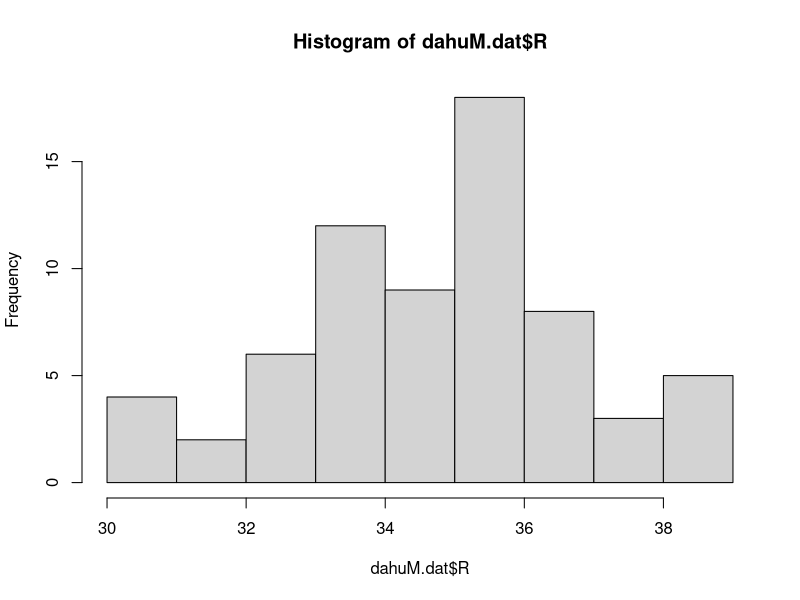
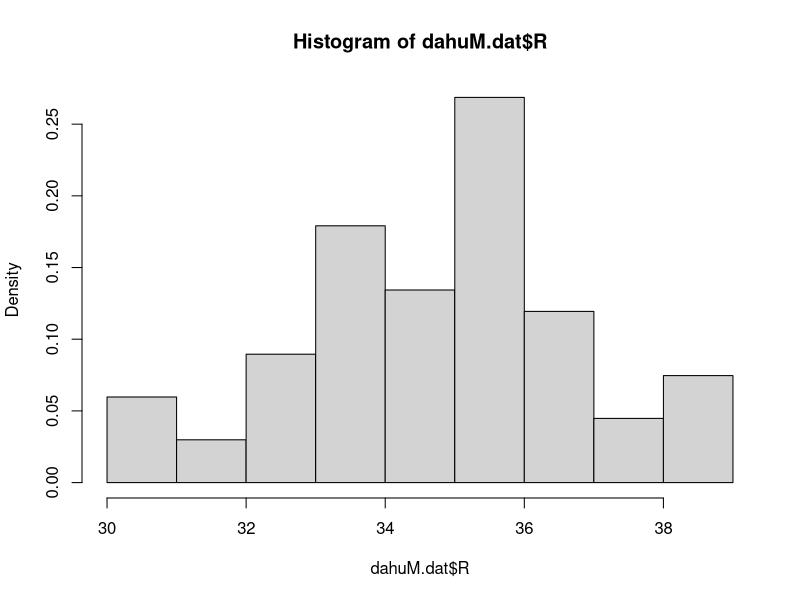
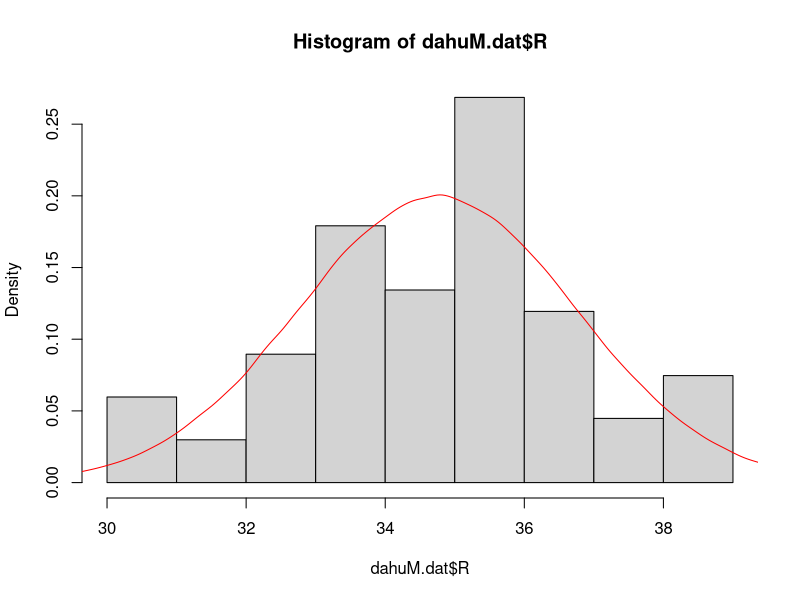
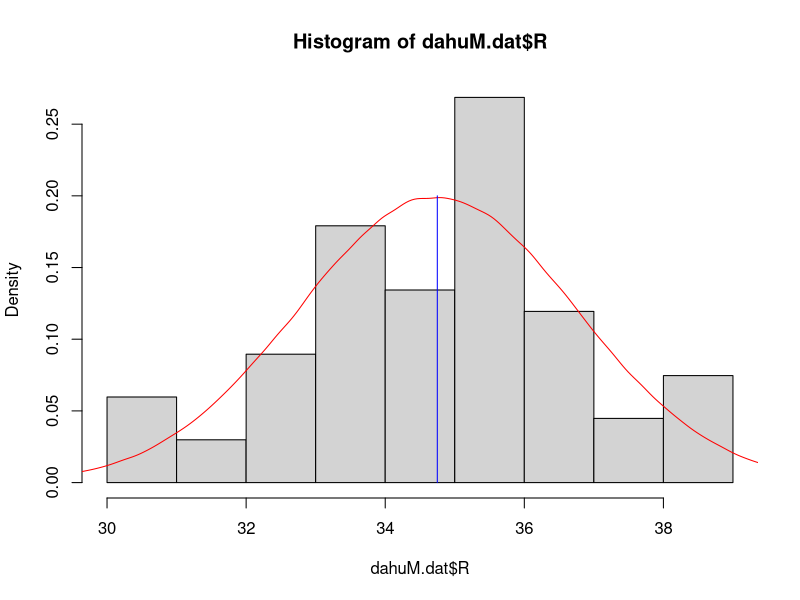
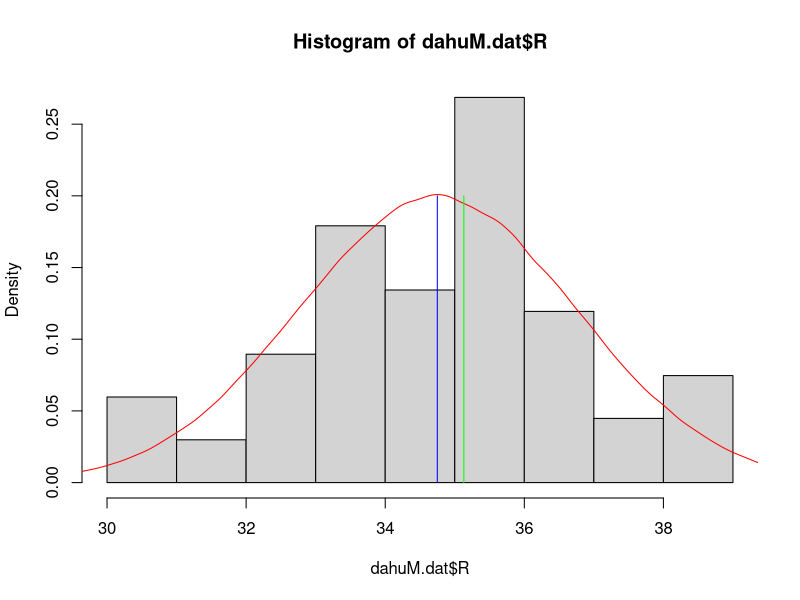
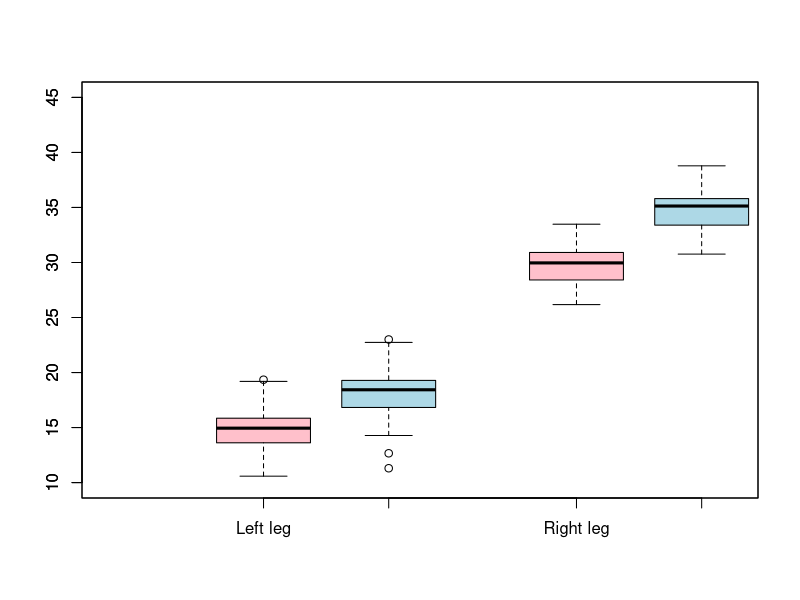
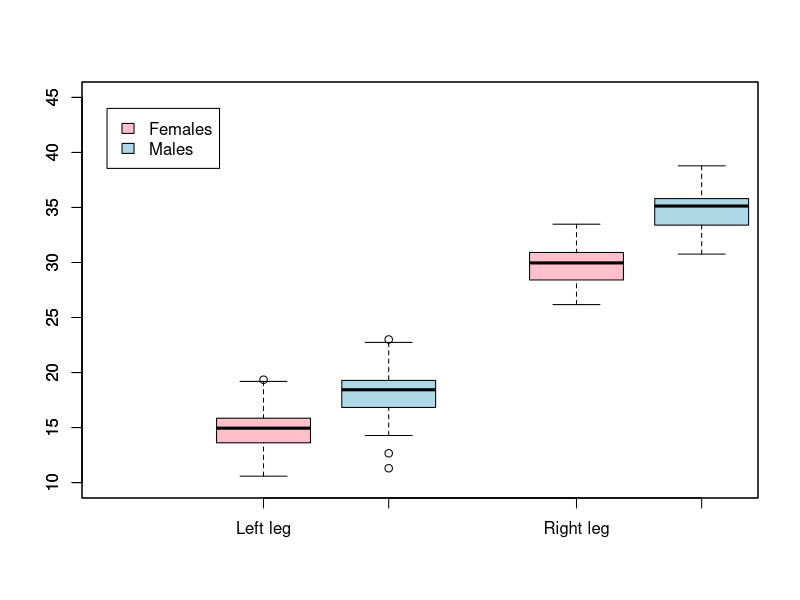
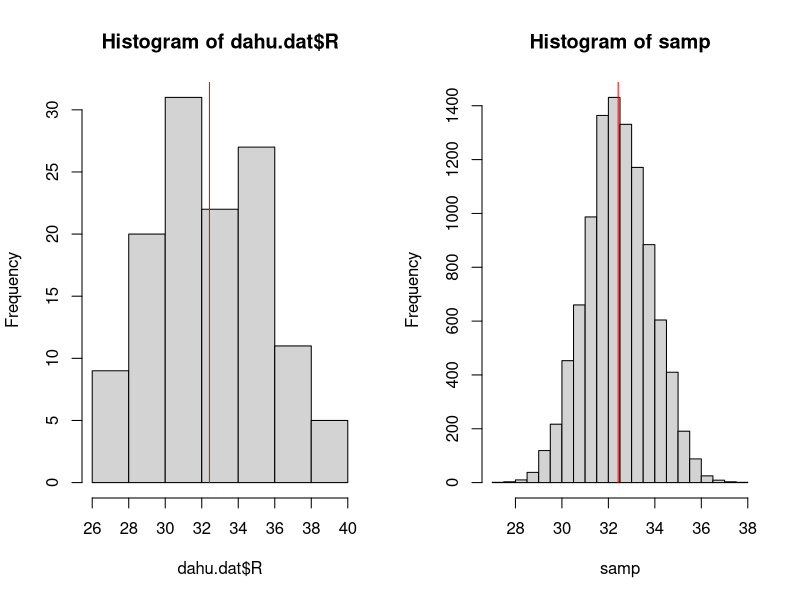

Recreate these plots in R, in order.
## ---- chunk 1
dahu.dat<-read.csv("dahu.csv")
dahuM.dat<-subset(dahu.dat,Sex==1)
dahuF.dat<-subset(dahu.dat,Sex==0)
## ---- chunk 2
meanMR<-sum(dahuM.dat$R)/length(dahuM.dat$R)
## ---- chunk 3
meanMR
## ---- chunk 4
mean(dahuM.dat$R)
## ---- chunk 5
dahuM.dat<-dahuM.dat[order(dahuM.dat$R),]
## ---- chunk 6
length(dahuM.dat$R)/2
## ---- chunk 7
dahuM.dat$R[34]
## ---- chunk 8
median(dahuM.dat$R)
## ---- chunk 9
hist(dahuM.dat$R)
## ---- chunk 10
hist(dahuM.dat$R,prob=T)
## ---- chunk 11
hist(dahuM.dat$R,prob=T)
lines(density(rnorm(1000000,mean(dahuM.dat$R),sd(dahuM.dat$R))),col="red")
## ---- chunk 12
hist(dahuM.dat$R,prob=T)
lines(density(rnorm(1000000,mean(dahuM.dat$R),sd(dahuM.dat$R))),col="red")
segments(mean(dahuM.dat$R),0,mean(dahuM.dat$R),0.2,col="blue")
## ---- chunk 13
hist(dahuM.dat$R,prob=T)
lines(density(rnorm(1000000,mean(dahuM.dat$R),sd(dahuM.dat$R))),col="red")
segments(mean(dahuM.dat$R),0,mean(dahuM.dat$R),0.2,col="blue")
segments(median(dahuM.dat$R),0,median(dahuM.dat$R),0.2,col="green")
## ---- chunk 14
x <- c(1,2,2,2,3,4,5,6,7,8,9)
## ---- chunk 15
temp <- table(as.vector(x))
## ---- chunk 16
names(temp)[temp == max(temp)]
## ---- chunk 17
library(modeest)
mlv(dahuM.dat$R,method="mfv")
## ---- chunk 18
range(dahuM.dat$R)
## ---- chunk 19
quantile(dahuM.dat$R)
## ---- chunk 20
median(dahuM.dat$R)
## ---- chunk 21
quantile(dahuM.dat$R)
## ---- chunk 22
boxplot(dahuF.dat$L,dahuF.dat$R,ylim=c(10,45), 
        boxwex = 0.30, at = 1:2 - 0.2,
         names=c("Left leg","Right leg"), 
         col="pink")
boxplot(dahuM.dat$L,dahuM.dat$R, ylim=c(10,45),
        boxwex = 0.30, at = 1:2 + 0.2, add=T, 
        col="lightblue")
## ---- chunk 23
boxplot(dahuF.dat$L,dahuF.dat$R,ylim=c(10,45), 
        boxwex = 0.30, at = 1:2 - 0.2,
         names=c("Left leg","Right leg"), 
         col="pink")
boxplot(dahuM.dat$L,dahuM.dat$R, ylim=c(10,45),
        boxwex = 0.30, at = 1:2 + 0.2, add=T, 
        col="lightblue")
legend(0.3,44, c("Females","Males"),fill = c("pink", "lightblue"))
## ---- chunk 24
var.dahu <- sum((dahu.dat$R-mean(dahu.dat$R))^2)/(length(dahu.dat$R)-1)
var.dahu

var(dahu.dat$R)
## ---- chunk 25
sqrt(var(dahu.dat$R))

sd(dahu.dat$R)
## ---- chunk 26
se.dahu<-sd(dahu.dat$R)/sqrt(length(dahu.dat$R))
se.dahu
mean(dahu.dat$R)
## ---- chunk 27
par(mfrow=c(1,2))
hist(dahu.dat$R)
segments(mean(dahu.dat$R),0,mean(dahu.dat$R),40,col="red")
samp<-seq(1,10000)
for (i in 1:10000)
{
samp[i]<-mean(sample(dahu.dat$R,5,replace=T))
}
hist(samp)
segments(mean(dahu.dat$R),0,mean(dahu.dat$R),2000,col="red")
## ---- chunk 28
mean(dahu.dat$R)
mean(samp)
## ---- chunk 29
par(mfrow=c(1,2))  
rpop<-runif(10000)  
hist(rpop)  
segments(mean(rpop),0,mean(rpop),1000,col="blue",lwd=2)  
samp2<-seq(1,10000)  
for (i in 1:10000)  
{
samp2[i]<-mean(sample(rpop,5,replace=T))
}  
hist(samp2)  
segments(mean(rpop),0,mean(rpop),2000,col="blue",lwd=2)

## ---- chunk 30
hist(dahu.dat$R)
segments(mean(dahu.dat$R),0,mean(dahu.dat$R),2000,col="blue",lwd=2)
## ---- chunk 31
hist(dahu.dat$R)
segments(mean(dahu.dat$R),0,mean(dahu.dat$R),2000,col="blue",lwd=2)
se.dahu<-sd(dahu.dat$R)/sqrt(length(dahu.dat$R))
sampCI.Plus<-mean(dahu.dat$R)+se.dahu*1.96
sampCI.Minus<-mean(dahu.dat$R)-se.dahu*1.96
segments(sampCI.Plus,0,sampCI.Plus,30,col="green",lwd=2)
segments(sampCI.Minus,0,sampCI.Minus,30,col="green",lwd=2)
## ---- chunk 32
sampCI.Plus
sampCI.Minus
t.test(dahu.dat$R)
## ---- chunk 33
samp<-seq(1,100000)
for (i in 1:100000)
{
samp[i]<-mean(sample(dahu.dat$R,100,replace=T))
}
hist(samp, prob=T)
segments(mean(samp),0,mean(samp),2000,col="blue")
lines(density(rnorm(1000000,mean(samp),sd(samp))),col="red")
se.samp<-sd(samp)
sampCI2.Plus<-mean(samp)+se.samp*1.96
sampCI2.Minus<-mean(samp)-se.samp*1.96
segments(sampCI.Plus,0,sampCI.Plus,0.3,col="green",lwd=2)
segments(sampCI.Minus,0,sampCI.Minus,0.3,col="green",lwd=2)
